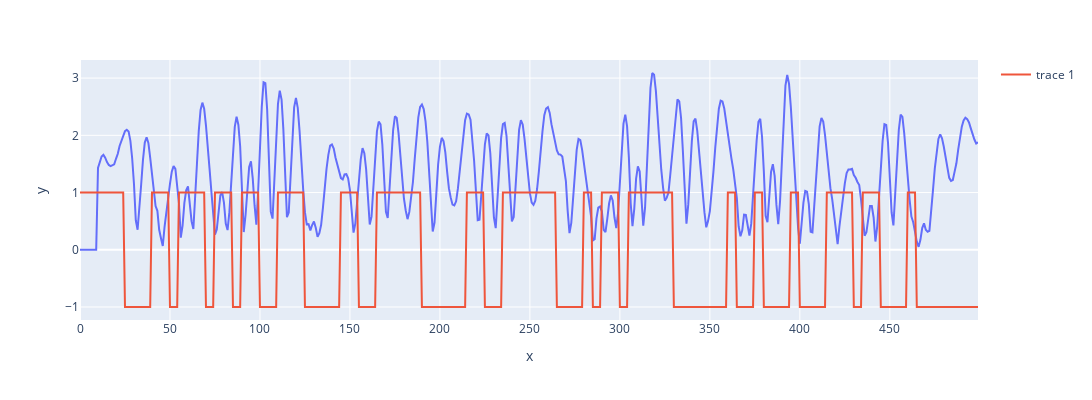

The code cell stored with this chart in its notebook:
### Markdown cell above
## view

### Code cell
n = 1
u2 = mat_content1['u'+str(n)]
z2 = mat_content1['z'+str(n)]

t = np.arange(0, 500, 1)#np.arange(0, 10, 0.02)
fig=px.line(x=t, y=np.squeeze(z2), height=400, width=1300)
#fig.add_scatter(x=t, y=np.squeeze(x1), mode='lines')
fig.add_scatter(x=t, y=np.squeeze(u2), mode='lines')
#fig.add_scatter(x=t, y=np.squeeze(u1), mode='lines')
fig.show()

### Figure 1 — Plotly figure (JSON) as saved in the notebook; plotly's stock layout.template omitted (floating-point values rounded to 4 significant figures; data arrays with more than 128 entries replaced by an {"elided": "..."} marker saying what was removed)
{"data": [{"hovertemplate": "x=%{x}<br>y=%{y}<extra></extra>", "legendgroup": "", "line": {"color": "#636efa", "dash": "solid"}, "marker": {"symbol": "circle"}, "mode": "lines", "name": "", "orientation": "v", "showlegend": false, "type": "scatter", "x": {"elided": "500 int values"}, "xaxis": "x", "y": {"elided": "500 float values"}, "yaxis": "y"}, {"mode": "lines", "type": "scatter", "x": {"elided": "500 int values"}, "y": {"elided": "500 int values"}}], "layout": {"height": 400, "legend": {"tracegroupgap": 0}, "margin": {"t": 60}, "width": 1300, "xaxis": {"anchor": "y", "domain": [0, 1], "title": {"text": "x"}}, "yaxis": {"anchor": "x", "domain": [0, 1], "title": {"text": "y"}}}}
